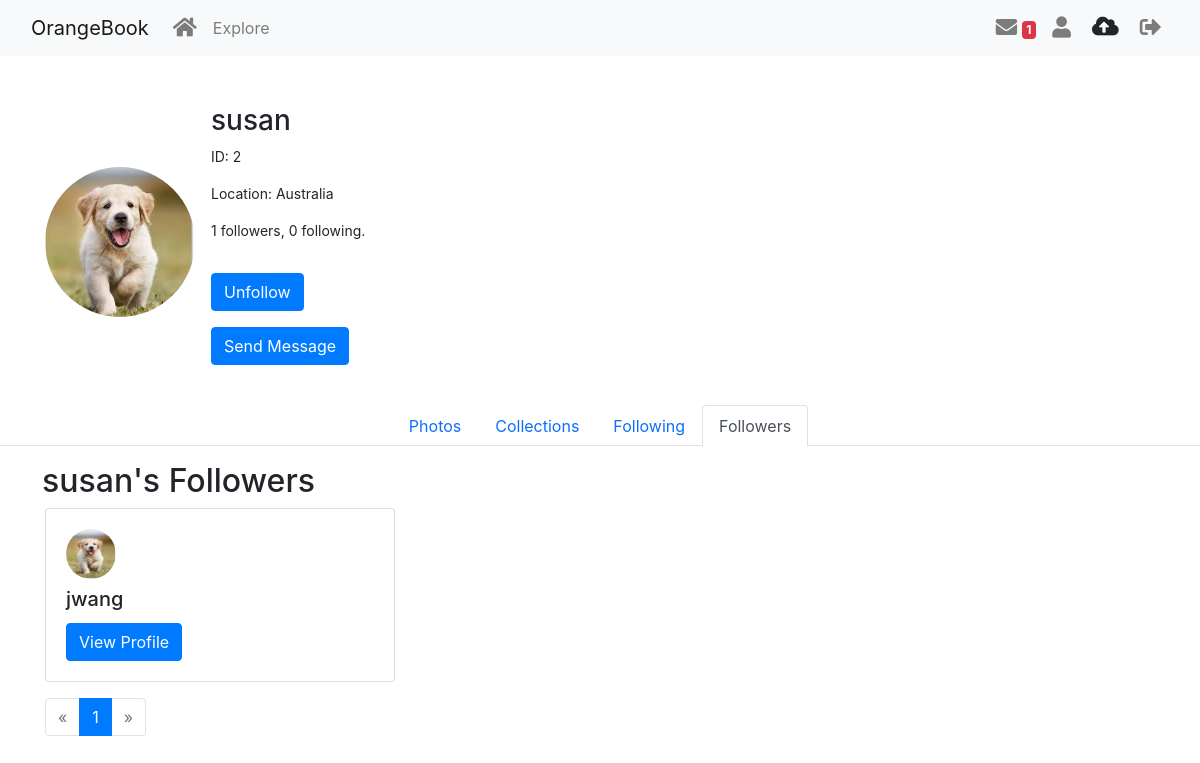
/user/susan/followers (signed in), run on the app's committed database.
### app/models.py (models this page shows, shortened)
class User(UserMixin, db.Model):
    id: so.Mapped[int] = so.mapped_column(primary_key=True)
    username: so.Mapped[str] = so.mapped_column(sa.String(64), index=True,
                                                unique=True)
    email: so.Mapped[str] = so.mapped_column(sa.String(120), index=True,
                                             unique=True)
    password_hash: so.Mapped[Optional[str]] = so.mapped_column(sa.String(256))
    location: so.Mapped[str] = so.mapped_column(sa.String(64), index=True,
                                                unique=True)
    posts: so.WriteOnlyMapped['Post'] = so.relationship(
        back_populates='author')
    about_me: so.Mapped[Optional[str]] = so.mapped_column(sa.String(140))
    last_seen: so.Mapped[Optional[datetime]] = so.mapped_column(
        default=lambda: datetime.now(timezone.utc))
    last_message_read_time: so.Mapped[Optional[datetime]] = so.mapped_column(
        sa.DateTime)
    avatar: so.Mapped[str] = so.mapped_column(
        sa.String(120), index=True, default='default.webp')  # Set default avatar
    following: so.WriteOnlyMapped['User'] = so.relationship(
        secondary=followers, primaryjoin=(followers.c.follower_id == id),
        secondaryjoin=(followers.c.followed_id == id),
        back_populates='followers')
    followers: so.WriteOnlyMapped['User'] = so.relationship(
        secondary=followers, primaryjoin=(followers.c.followed_id == id),
        secondaryjoin=(followers.c.follower_id == id),
        back_populates='following')
    def is_following(self, user):
        query = self.following.select().where(User.id == user.id)
        return db.session.scalar(query) is not None
    def followers_count(self):
        query = sa.select(sa.func.count()).select_from(
            self.followers.select().subquery())
        return db.session.scalar(query)
    def following_count(self):
        query = sa.select(sa.func.count()).select_from(
            self.following.select().subquery())
        return db.session.scalar(query)
    messages_sent: so.WriteOnlyMapped['Message'] = so.relationship(
        'Message', foreign_keys='Message.sender_id', back_populates='author')
    messages_received: so.WriteOnlyMapped['Message'] = so.relationship(
        'Message', foreign_keys='Message.recipient_id', back_populates='recipient')
    def unread_message_count(self):
        last_read_time = self.last_message_read_time or datetime(1900, 1, 1)
        query = sa.select(Message).where(Message.recipient_id == self.id,
                                         Message.timestamp > last_read_time)
        return db.session.scalar(sa.select(sa.func.count()).select_from(
            query.subquery()))
    notifications: so.WriteOnlyMapped['Notification'] = so.relationship(
        'Notification', back_populates='user')
    uploads: so.WriteOnlyMapped['Upload'] = so.relationship(
        'Upload', back_populates='user')

### app/user_routes.py (the view)
@user_bp.route('/<username>/followers')
@login_required
def show_follower(username):
    user = db.first_or_404(sa.select(User).filter_by(username=username))
    page = request.args.get('page', 1, type=int)
    following_alias = aliased(User)
    pagination = db.session.query(following_alias). \
        join(followers, followers.c.follower_id == following_alias.id). \
        filter(followers.c.followed_id == user.id). \
        paginate(
            page=page, per_page=Config.POSTS_PER_PAGE, error_out=False)
    follower = pagination.items
    form = EmptyForm()
    return render_template('User/followed.html', user=user, form=form, pagination=pagination, follower=follower)

### app/forms.py
class EmptyForm(FlaskForm):
    submit = SubmitField('Submit')

### app/models.py (called while the page is built)
@login.user_loader
def load_user(id):
    return User.query.get(int(id))

    @classmethod
    def before_commit(cls, session):
        session._changes = {
            'add': list(session.new),
            'update': list(session.dirty),
            'delete': list(session.deleted)
        }

    @classmethod
    def after_commit(cls, session):
        for obj in session._changes['add']:
            if isinstance(obj, SearchableMixin):
                add_to_index(obj.__tablename__, obj)
        for obj in session._changes['update']:
            if isinstance(obj, SearchableMixin):
                add_to_index(obj.__tablename__, obj)
        for obj in session._changes['delete']:
            if isinstance(obj, SearchableMixin):
                remove_from_index(obj.__tablename__, obj)
        session._changes = None

### app/user_routes.py (called while the page is built)
@user_bp.before_request
def before_request():
    if current_user.is_authenticated:
        current_user.last_seen = datetime.now(timezone.utc)
        db.session.commit()

### app/templates/User/followed.html (shortened to what this page needs)
{% from 'bootstrap5/pagination.html' import render_pagination %}
{% block content %}
{% include 'user1.html' %}
<div class="row mt-4">
    <div class="col-12">
        <ul class="nav nav-tabs justify-content-center">
            <li class="nav-item">
                <a class="nav-link " href="{{ url_for('user.user', username=user.username) }}">
                    Photos
                </a>
            </li>
            <li class="nav-item">
                <a class="nav-link" href="{{ url_for('user.check_collections', username=user.username) }}">
                    Collections
                </a>
            </li>
            <li class="nav-item">
                <a class="nav-link" href="{{ url_for('user.show_following', username=user.username) }}">
                    Following
                </a>
            </li>
            <li class="nav-item">
                <a class="nav-link active" href="{{ url_for('user.show_follower', username=user.username) }}">
                    Followers
                </a>
            </li>
        </ul>
    </div>
</div>
<div class="container mt-3">
    <div class="row">
        <h2>{{ user.username }}'s Followers</h2>
        {% if follower %}
            {% for person in follower %}
                <div class="col-md-4 mb-3">
                    <div class="card">
                        <div class="card-body">
                            <img src="{{ url_for('static', filename='img/avatar/' ~ person.avatar) }}" alt="{{ person.username }}'s Profile Image" class="img-fluid rounded-circle mb-2" style="width: 50px; height: 50px;">
                            <h5 class="card-title">{{ person.username }}</h5>
                            <a href="{{ url_for('user.user', username=person.username) }}" class="btn btn-primary">View Profile</a>
                        </div>
                    </div>
                </div>
            {% endfor %}
        {% else %}
            <div class="col-12">
                <div class="alert alert-info" role="alert">
                    {{ user.username }} has no followers.
                </div>
            </div>
        {% endif %}
    </div>
    <div class="row">
        <div class="col-12">
            <div class="page-footer">
                {{ render_pagination(pagination) }}
            </div>
        </div>
    </div>
</div>
{% endblock %}

### app/templates/user1.html (shortened to what this page needs)
<!doctype html>
<html lang="en">
<head>
  <link href="https://cdn.jsdelivr.net/npm/bootstrap@5.3.2/dist/css/bootstrap.min.css" rel="stylesheet"
>
  <link rel="stylesheet" href="https://stackpath.bootstrapcdn.com/bootstrap/4.5.2/css/bootstrap.min.css">
  <link rel="stylesheet" href="https://cdnjs.cloudflare.com/ajax/libs/font-awesome/5.15.4/css/all.min.css">
  <link rel="stylesheet" href="{{ url_for('static', filename='css/user.css') }}">
</head>
<body>
  <nav class="navbar navbar-expand-lg navbar-light bg-light">
    <div class="container-fluid">
      <a class="navbar-brand" href="{{ url_for('main.gallery') }}">OrangeBook</a>
      <div class="collapse navbar-collapse" id="navbarSupportedContent">
        <ul class="navbar-nav me-auto mb-2 mb-lg-0">
          <li class="nav-item">
            <a class="nav-link" aria-current="page" href="{{ url_for('main.gallery') }}" title="Home">
              <i class="fas fa-home fa-lg"></i>
            </a>
          </li>
          <li class="nav-item">
            <a class="nav-link" aria-current="page" href="{{ url_for('main.circus') }}">Explore</a>
          </li>
        </ul>
        <ul class="navbar-nav mb-2 mb-lg-0">
          {% if current_user.is_anonymous %}
          <li class="nav-item">
            <a class="nav-link" aria-current="page" href="{{ url_for('main.login') }}" title="Log in">
              <i class="fas fa-sign-in-alt fa-lg"></i>
            </a>
          </li>
          <li class="nav-item">
            <a class="nav-link" aria-current="page" href="{{ url_for('main.register') }}" title="Sign up">
              <i class="fas fa-user-plus fa-lg"></i>
            </a>
          </li>
          {% else %}
          <li class="nav-item">
            <a class="nav-link" aria-current="page" href="{{ url_for('user.messages') }}">
              <i class="fas fa-envelope fa-lg" title="Messages"></i>
              {% set unread_message_count = current_user.unread_message_count() %}
              <span id="message_count" class="badge text-bg-danger" style="visibility: {% if unread_message_count %}visible
                                         {% else %}hidden{% endif %};">
                {{ unread_message_count }}
              </span>
            </a>
          </li>
          <li class="nav-item">
            <a class="nav-link" aria-current="page" href="{{ url_for('user.user', username=current_user.username) }}">
              <i class="fas fa-user fa-lg" title="Profile"></i>
            </a>
          </li>
          <li class="nav-item">
            <a class="btn btn-orange" href="{{ url_for('user.upload') }}" title="Upload">
              <i class="fas fa-cloud-upload-alt fa-lg"></i>
            </a>
          </li>
          <li class="nav-item">
            <a class="nav-link" aria-current="page" href="{{ url_for('main.logout') }}" title="Log out">
              <i class="fas fa-sign-out-alt fa-lg"></i>
            </a>
          </li>
          {% endif %}
        </ul>
      </div>
    </div>
  </nav>
  {% block content %}
  <div class="container mt-5">
    <div class="profile-header d-flex justify-content-start">
      <div>
        <img src="{{ url_for('static', filename='img/avatar/' ~ user.avatar) }}"
          alt="{{ user.username }}'s profile picture" class="profile-pic">
      </div>
      <div class="profile-info ml-3">
        <h3>{{ user.username }}</h3>
        <p>ID: {{ user.id }}</p>
        <p>Location: {{ user.location }}</p>
        <p>{{ user.followers_count() }} followers, {{ user.following_count() }} following.</p>
        {% if user == current_user %}
        <p><a href="{{ url_for('user.edit_profile') }}">Edit your profile</a></p>
        {% else %}
        <p>
        <form action="{{ url_for('user.unfollow', username=user.username) }}" method="post">
          {{ form.submit(value='Unfollow', class_='btn btn-primary') }}
        </form>
        </p>
        {% endif %}
        {% if user.id != current_user.id %}
        <p>
          <a href="{{ url_for('user.send_message', recipient=user.username) }}" class="btn btn-primary">
            Send Message
          </a>
        </p>
        {% endif %}
      </div>
    </div>
  </div>
  {% endblock %}

### app/static/css/user.css (style rules this page uses)
.profile-pic { border-radius: 50%; width: 150px; height: 150px; object-fit: cover; }
.profile-info { display: flex; flex-direction: column; justify-content: center; margin-left: 20px; font-size: 14px; }
.profile-header { display: flex; align-items: center; margin-top: 20px; }
.nav-tabs { display: flex; justify-content: center; }

### data on the page
User: avatar (placeholder picture), username "susan", id "2", location "Australia"
User: avatar (placeholder picture), username "jwang"

### other printed values
{{ unread_message_count }} "1"
{{ user.followers_count() }} "1"
{{ user.following_count() }} "0"
{{ render_pagination(pagination) }} "« 1 »"
